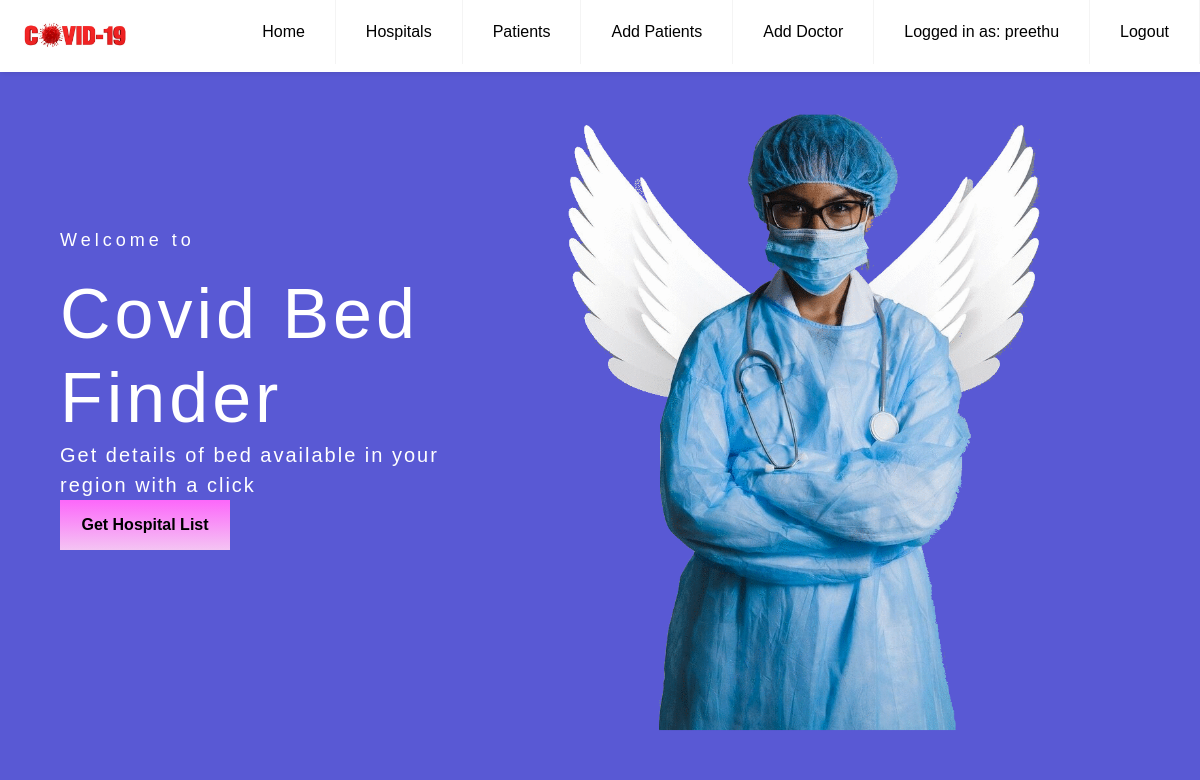
Page / (signed in, upper part) on the earlier database version.
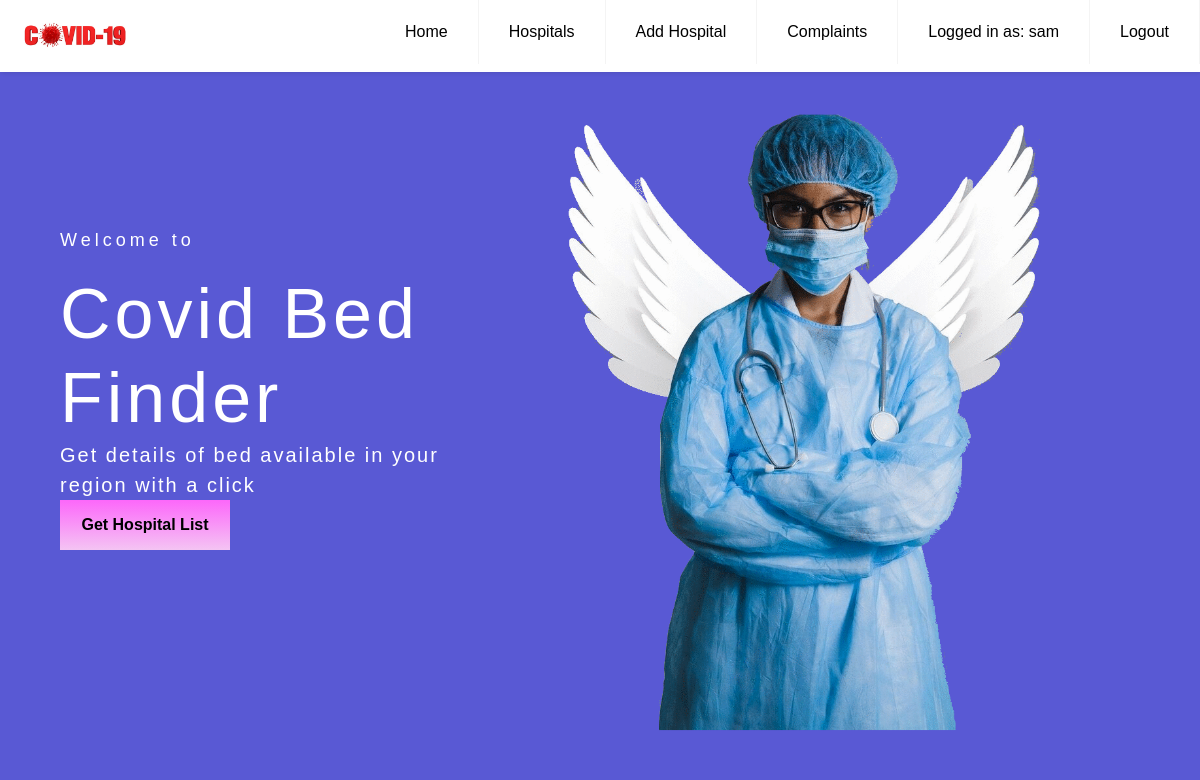
Same page on the later database version.
### models.py (models this page shows, shortened)
class User(UserMixin, db.Model):
    __tablename__ = "user"
    id = db.Column(db.Integer, primary_key=True)
    name = db.Column(db.String(100), index=True, unique=True)
    password_hash = db.Column(db.String(128))
    role = db.Column(db.String(20))
    hospital_id = db.Column(db.Integer, db.ForeignKey('hospital.id'))

### app.py (the view)
@app.route('/', methods=['GET','POST'])
def home():
    form = ContactForm()
    if request.method == 'POST' and form.validate_on_submit():
        name = form.name.data
        phone = form.phone.data
        content = form.content.data
        c = Contact(name, phone, content)
        db.session.add(c)
        db.session.commit()
        return redirect(url_for('home'))
    else:
        print('Home loaded')
        return render_template('home.html', form=form)

### models.py (called while the page is built)
@login.user_loader
def load_user(id):
    return User.query.get(int(id))

### templates/home.html (shortened to what this page needs)
{% extends "base.html" %}
{% block navbar %}
	{% if current_user.is_authenticated  %}
		<li><a href="{{ url_for('hospital') }}">Hospitals</a></li>
		{% if current_user.role == "admin" %}
		<li><a href="{{ url_for('addhospital') }}">Add Hospital</a></li>
		<li><a href="{{ url_for('complaint') }}">Complaints</a></li>
		{% endif %}
		{% if current_user.role == "hospital" %}
		<li><a href="{{ url_for('patient_list') }}">Patients</a></li>
		<li><a href="{{ url_for('patient_add') }}">Add Patients</a></li>
		<li><a href="{{ url_for('doctor_add') }}">Add Doctor</a></li>
		{% endif %}
		<li><a href="{{ url_for('profile') }}">Logged in as: {{current_user.name}}</a></li>
		<li><a href="{{ url_for('logout') }}">Logout</a></li>
	{% else %}
		<li><a href="#about">About</a></li>
		<li><a href="#contact">Contact</a></li>
		<li><a href="{{ url_for('hospital') }}">Hospitals</a></li>
		<li><a href="{{ url_for('login') }}">Login</a></li>
	{% endif %}
{% endblock navbar %}
{% block content %}
<div class="header__main" id="home" data-aos="fade-up" data-aos-duration="1000">
	<div class="header__wrapper">
		<div class="column__left">
			<h1>Covid Bed Finder</h1>
			<p>Get details of bed available in your region with a click</p>
			<a href="{{ url_for('hospital') }}"><button class="button">Get Hospital List</button></a>
		</div>
		<div class="column__right" data-aos="fade-left" data-aos-duration="1000">
			<img src="{{ url_for('static', filename='img/nurse1.png') }}" class="header__img">
		</div>
	</div>
</div>
{% endblock content %}

Differences in the rows shown:
changed User: role "hospital" → "admin" (drawn); name "preethu" → "sam"
Other differences:
text no longer shown: "Patients Add Patients Add Doctor"
text now shown: "Add Hospital Complaints"
